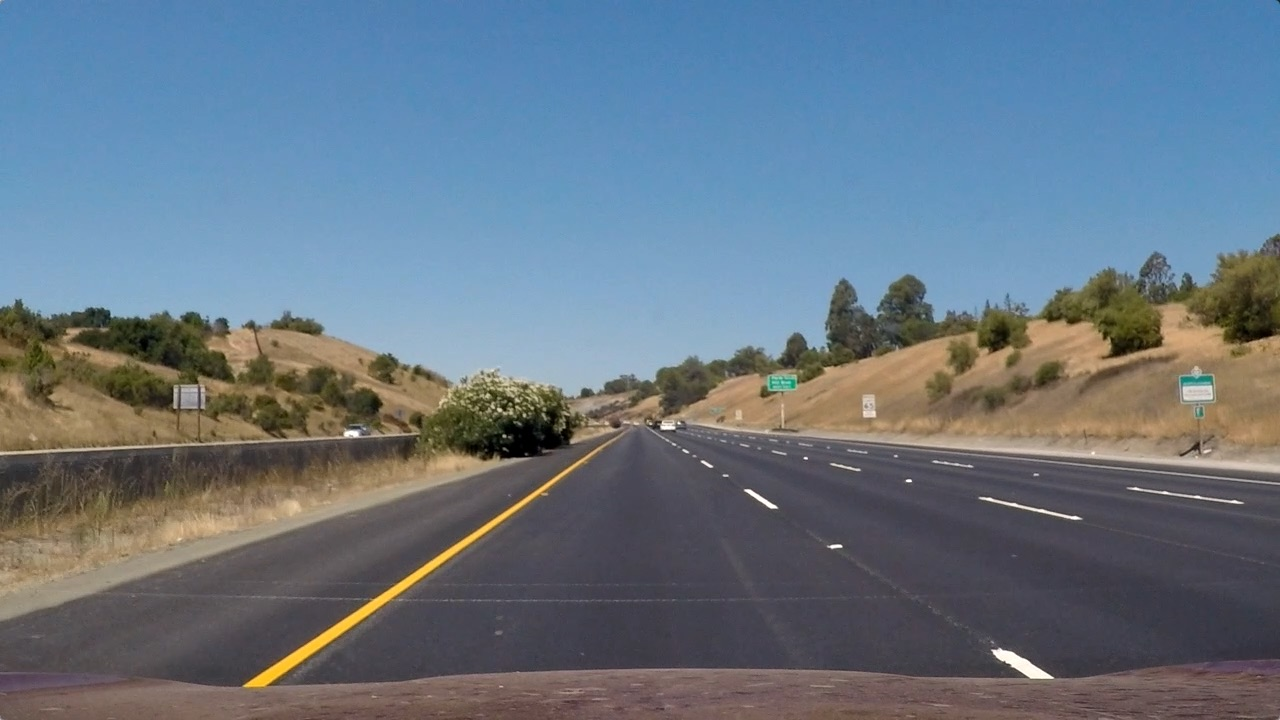
#> input picture AdvancedLineLines-P4/test_images/straight_lines1.jpg, 1280 x 720 px
$ python -i transform.py   (imports and definitions only)   (older library calls are emulated)
#> lines starting #> are read from the running program, lines starting #| are printed output that depends on the picture; after the words box and inside, x2 and y2 are one past the last pixel; in counts of white or black regions, pixels touching at a corner belong together
import numpy as np
import cv2

# undistort image
def undistort(img, mtx, dist):
    undist = cv2.undistort(img, mtx, dist, None, mtx)
    return undist

def scale_sobel(img):
    return np.uint8(255*img/np.max(img))

# [42 lines left out: function combined_thresh_color, not called in this run]

def combined_thresh(img):
    sobel_kernel=3
    sobel_thresh=(10,255)
    mag_thresh=(30,100)
    dir_thresh=(np.pi/6, np.pi/2)
    s_thresh=(100,255)
    l_thresh=(120, 255)

    hls = cv2.cvtColor(img, cv2.COLOR_RGB2HLS).astype(np.float)
    gray = cv2.cvtColor(img, cv2.COLOR_RGB2GRAY).astype(np.float)
    s_channel = hls[:,:,2]
    l_channel = hls[:,:,1]

    sobelx= cv2.Sobel(gray, cv2.CV_64F, 1, 0, ksize=sobel_kernel)
    sobely= cv2.Sobel(gray, cv2.CV_64F, 0, 1, ksize=sobel_kernel)
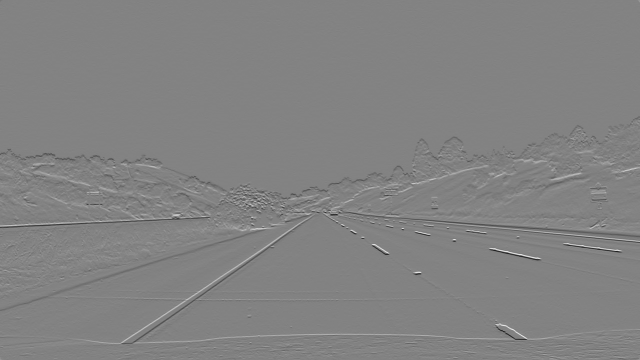
#> sobely: shape (720, 1280) float64 (shown at 1/2 size); min -776, max 740, mean -0.3; drawn with min black and max white

    sobel_abs_x=np.absolute(sobelx)
    sobel_abs_y=np.absolute(sobely)

    scaled_sobel_x = scale_sobel(sobel_abs_x)
    scaled_sobel_y = scale_sobel(sobel_abs_y)

    gradx = np.zeros_like(scaled_sobel_x)
    grady = np.zeros_like(scaled_sobel_y)
    gradx[(scaled_sobel_x >= sobel_thresh[0]) & (scaled_sobel_x <= sobel_thresh[1])] = 1
    grady[(scaled_sobel_y >= sobel_thresh[0]) & (scaled_sobel_y <= sobel_thresh[1])] = 1

    #mag thresh
    mag_absSobelxy=np.sqrt(np.square(sobelx)+np.square(sobely))
    scaled_mag_sobel=scale_sobel(mag_absSobelxy)

    mag_binary = np.zeros_like(scaled_mag_sobel)
    mag_binary[(scaled_mag_sobel >= mag_thresh[0]) & (scaled_mag_sobel <= mag_thresh[1])] = 1

    # dir_thresh
    absgraddir = np.arctan2(np.absolute(sobely), np.absolute(sobelx))
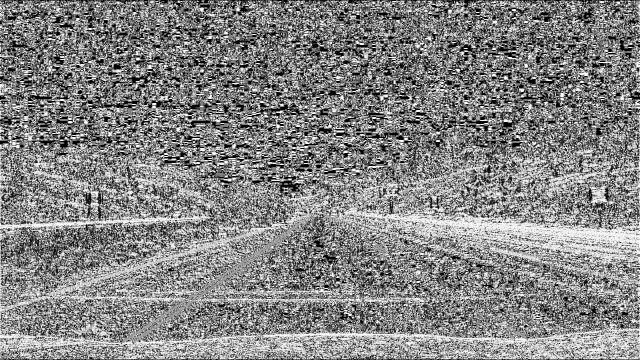
#> absgraddir: shape (720, 1280) float64 (shown at 1/2 size); min 0, max 1.57, mean 0.814; drawn with min black and max white
    dir_binary =  np.zeros_like(absgraddir)
    dir_binary[(absgraddir >= dir_thresh[0]) & (absgraddir <= dir_thresh[1])] = 1

    # Threshold color channel
    s_binary = np.zeros_like(s_channel)
    s_binary[(s_channel >= s_thresh[0]) & (s_channel <= s_thresh[1])] = 1

    l_binary = np.zeros_like(l_channel)
    l_binary[(l_channel >= l_thresh[0]) & (l_channel <= l_thresh[1])] = 1

    # R & G thresholds so that yellow lanes are detected well.
    color_threshold = 50
    R_channel = img[:,:,0]
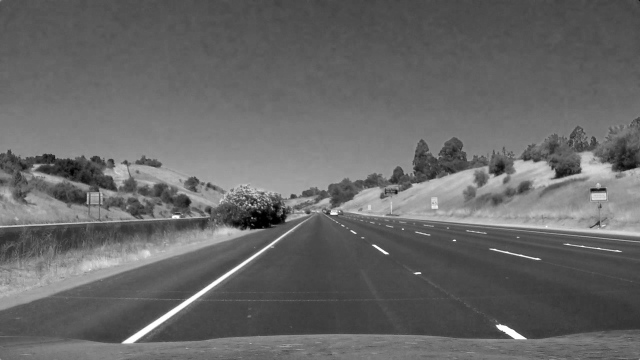
#> R_channel: shape (720, 1280) (shown at 1/2 size); min 0, max 255, mean 103.2
    G_channel = img[:,:,1]

    r_g_binary = np.zeros_like(R_channel)
    r_g_binary[(R_channel >= color_threshold) & (G_channel >= color_threshold)] = 1
    combined_condition = np.zeros_like(R_channel)
    combined_condition[ (gradx == 1) | ((mag_binary == 1) & (dir_binary == 1)) ] = 1

    combined = np.zeros_like(R_channel)
    combined[ ((r_g_binary==1) & (l_binary==1)) &
              ((s_binary == 1) | (combined_condition==1)) ] = 1

    return combined

# perspective transform
# [5 lines left out: function transform, not called in this run]

>>> import cv2
>>> picture = cv2.cvtColor(cv2.imread('test_images/straight_lines1.jpg'), cv2.COLOR_BGR2RGB)
>>> result = combined_thresh(picture)
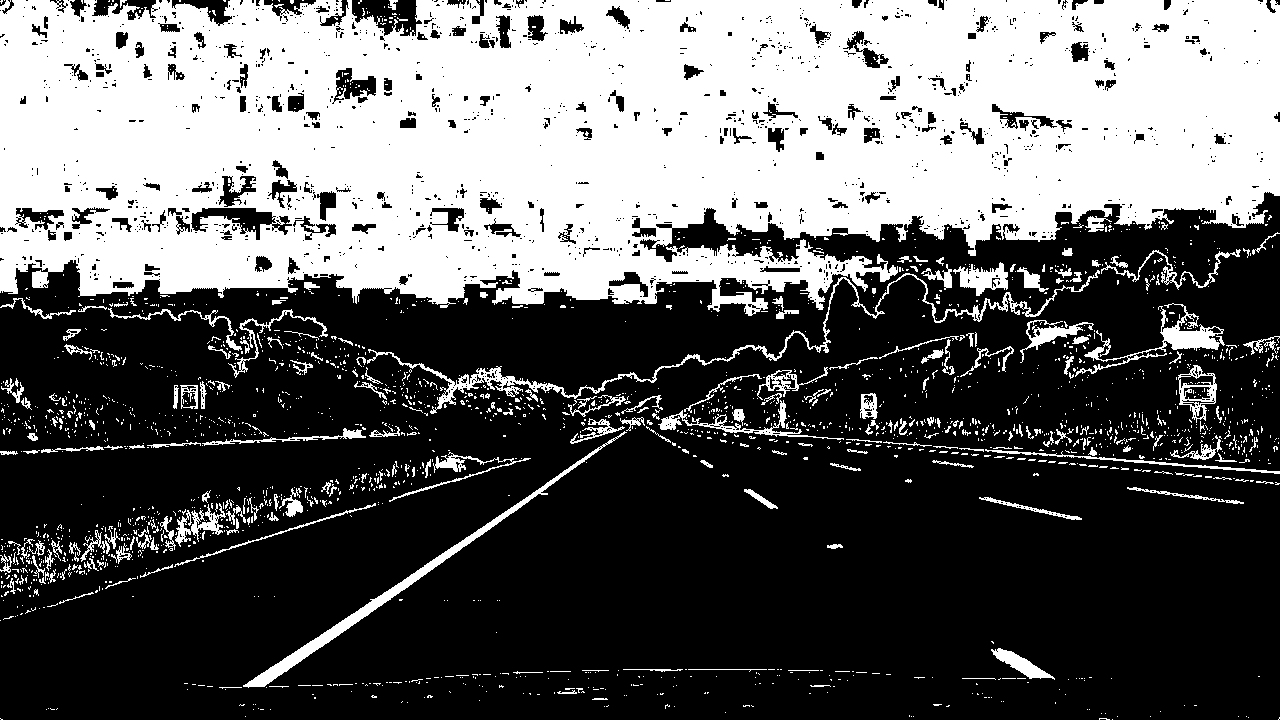
#> result: shape (720, 1280); values 0 (black) and 1 (white), 38.2% white; 2170 white regions (1949 under 20 px), largest, box (x1, y1, x2, y2) and area: (0, 0, 1280, 316) 311960, (367, 270, 1100, 414) 3759, (243, 431, 627, 688) 3372

$ run again, on AdvancedLineLines-P4/test_images/straight_lines2.jpg
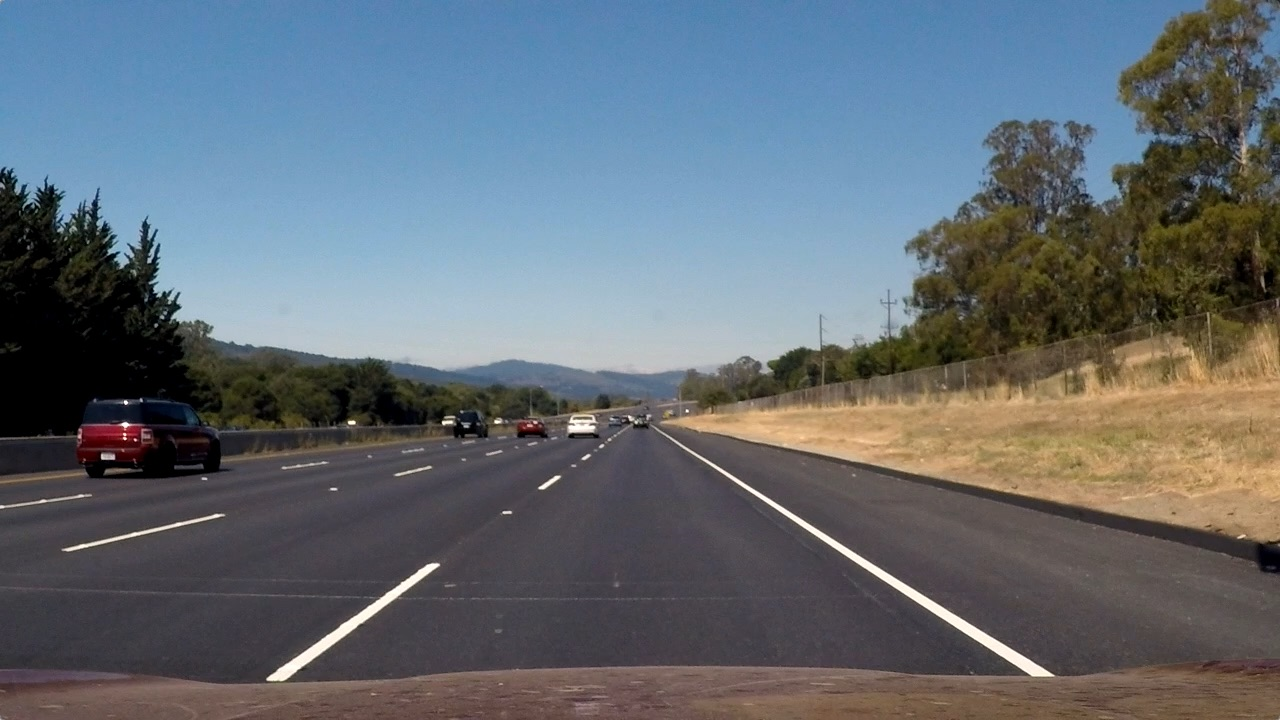
#> input picture AdvancedLineLines-P4/test_images/straight_lines2.jpg, 1280 x 720 px
#> in combined_thresh, `R_channel = img[:,:,0]`:
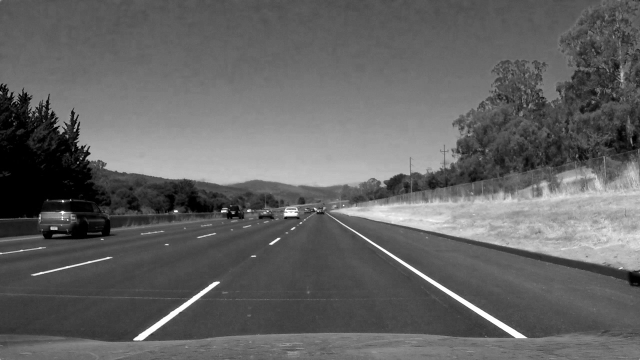
#> R_channel: shape (720, 1280) (shown at 1/2 size); min 0, max 255, mean 99.4
#> `result = combined_thresh(picture)`:
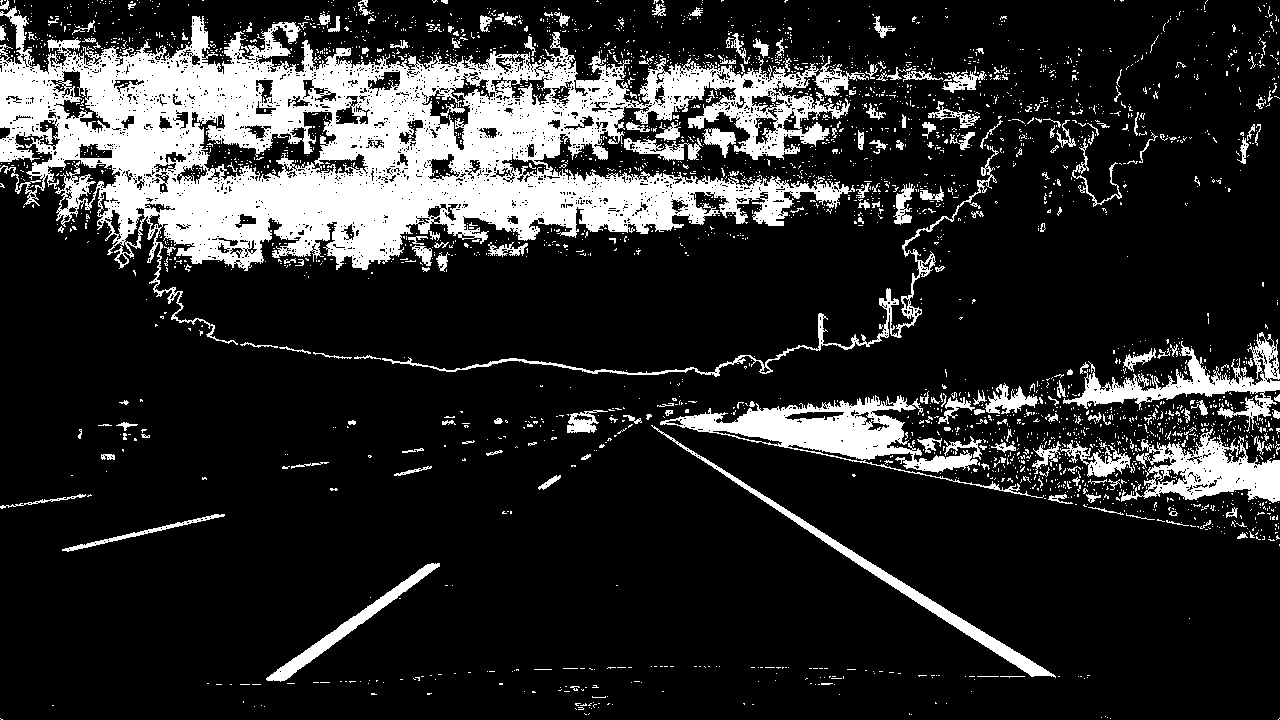
#> result: shape (720, 1280); values 0 (black) and 1 (white), 17.3% white; 3083 white regions (2862 under 20 px), largest, box (x1, y1, x2, y2) and area: (0, 6, 869, 345) 104230, (660, 395, 1044, 498) 8939, (1121, 428, 1280, 503) 5420

$ run again, on AdvancedLineLines-P4/test_images/test1.jpg
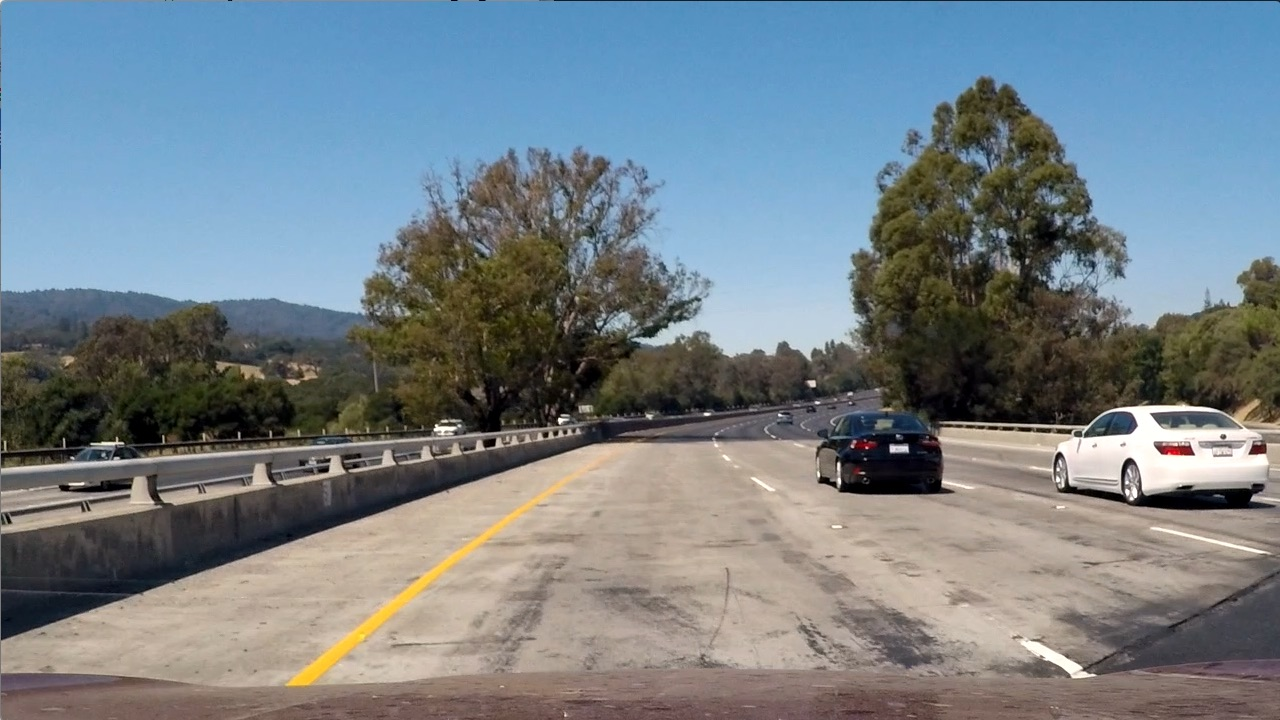
#> input picture AdvancedLineLines-P4/test_images/test1.jpg, 1280 x 720 px
#> in combined_thresh, `R_channel = img[:,:,0]`:
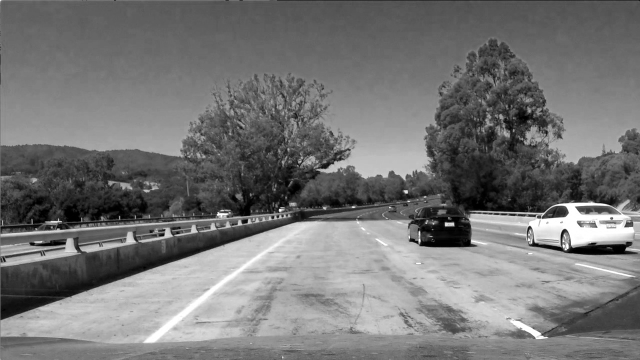
#> R_channel: shape (720, 1280) (shown at 1/2 size); min 0, max 255, mean 117.5
#> `result = combined_thresh(picture)`:
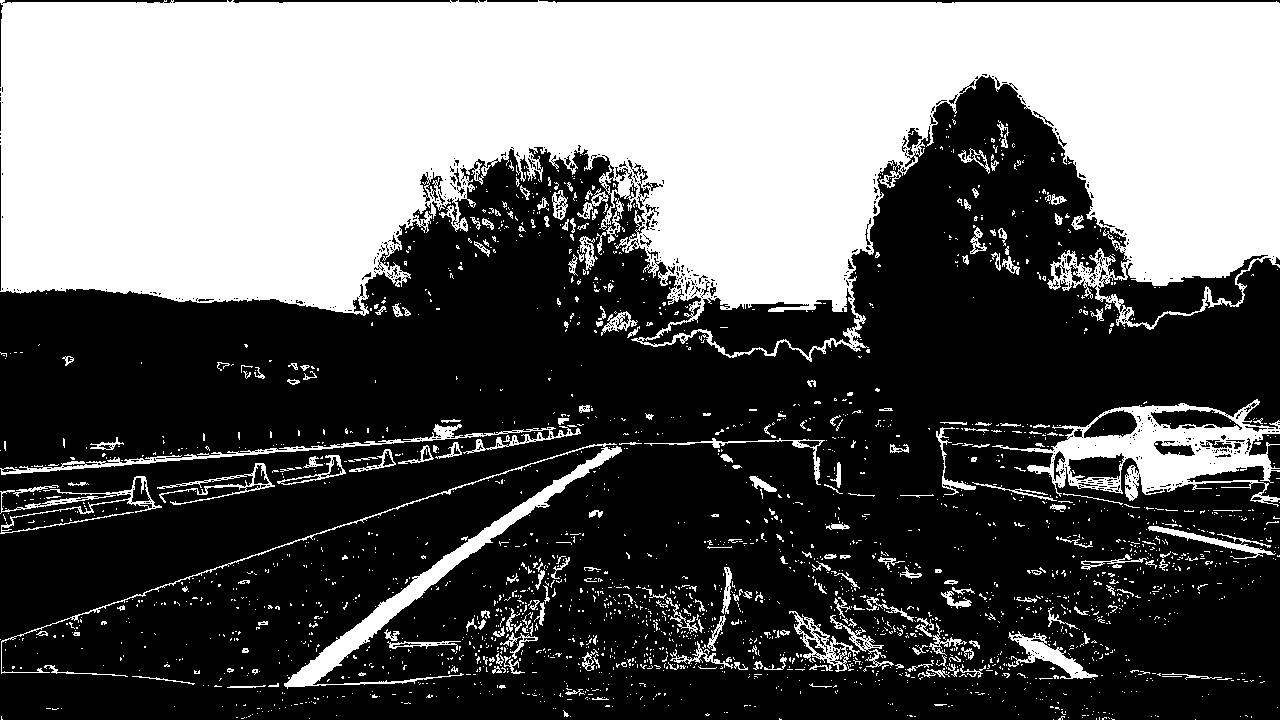
#> result: shape (720, 1280); values 0 (black) and 1 (white), 38.9% white; 2398 white regions (2140 under 20 px), largest, box (x1, y1, x2, y2) and area: (0, 0, 1280, 362) 308289, (992, 399, 1280, 507) 10991, (1, 443, 622, 689) 7377
